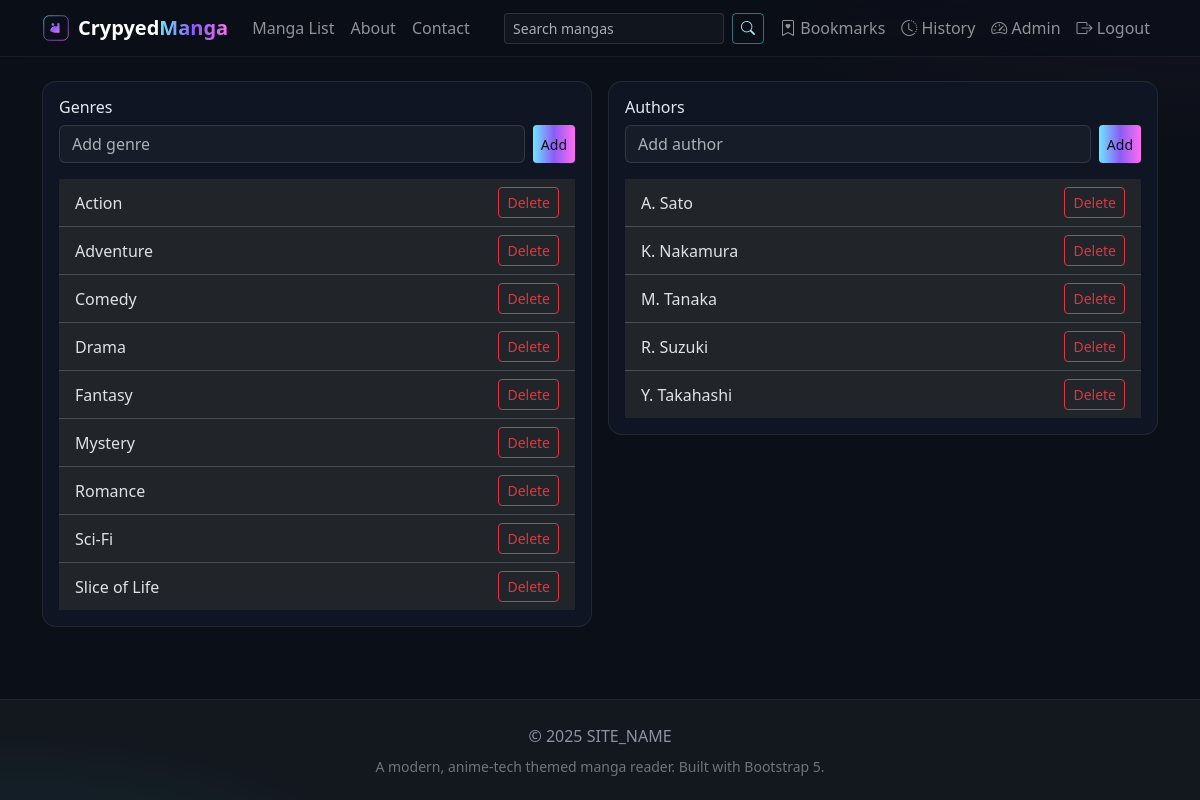
Page /admin/genres.php (signed in) on the committed database.
### tables this page shows
CREATE TABLE IF NOT EXISTS genres (
    id INT AUTO_INCREMENT PRIMARY KEY,
    name VARCHAR(100) NOT NULL UNIQUE
);

CREATE TABLE IF NOT EXISTS authors (
    id INT AUTO_INCREMENT PRIMARY KEY,
    name VARCHAR(255) NOT NULL UNIQUE,
    bio TEXT NULL,
    created_at TIMESTAMP NOT NULL DEFAULT CURRENT_TIMESTAMP
);

### includes/db.php (called while the page is built, shortened)
<?php
function getPDO(): PDO {
    static $pdo = null;
    if ($pdo instanceof PDO) {
        return $pdo;
    }
    $dsn = 'mysql:host=' . DB_HOST . ';dbname=' . DB_NAME . ';charset=utf8mb4';
    $options = [
        PDO::ATTR_ERRMODE => PDO::ERRMODE_EXCEPTION,
        PDO::ATTR_DEFAULT_FETCH_MODE => PDO::FETCH_ASSOC,
        PDO::ATTR_EMULATE_PREPARES => false,
    ];
    try {
        $pdo = new PDO($dsn, DB_USER, DB_PASS, $options);
    } catch (PDOException $e) {
        http_response_code(500);
        echo 'Database connection failed: ' . htmlspecialchars($e->getMessage());
        exit;
    }
    return $pdo;
}
function db_query(string $sql, array $params = []): PDOStatement {
    $stmt = getPDO()->prepare($sql);
    $stmt->execute($params);
    return $stmt;
}
?>

### includes/functions.php (called while the page is built, shortened)
<?php
function e(?string $str): string {
    return htmlspecialchars($str ?? '', ENT_QUOTES | ENT_SUBSTITUTE, 'UTF-8');
}
function csrf_token(): string {
    return $_SESSION['csrf'];
}
?>

### admin/genres.php (the view, shortened to what this page needs)
<?php
require_once __DIR__ . '/../includes/header.php';
require_once __DIR__ . '/../includes/db.php';
$genres = db_query('SELECT * FROM genres ORDER BY name')->fetchAll();
$authors = db_query('SELECT * FROM authors ORDER BY name')->fetchAll();
?>
<div class="row g-3">
  <div class="col-12 col-lg-6">
    <div class="cm-card p-3">
      <h1 class="h6">Genres</h1>
      <form class="d-flex gap-2 mb-3" method="post">
        <input class="form-control" name="new_genre" placeholder="Add genre">
        <button class="btn btn-gradient btn-sm" type="submit">Add</button>
      </form>
      <ul class="list-group list-group-flush">
        <?php foreach ($genres as $g): ?>
          <li class="list-group-item d-flex justify-content-between align-items-center">
            <span><?php echo e($g['name']); ?></span>
            <a class="btn btn-sm btn-outline-danger" href="?del_genre=<?php echo (int)$g['id']; ?>&csrf=<?php echo e(csrf_token()); ?>" onclick="return confirm('Delete this genre?')">Delete</a>
          </li>
        <?php endforeach; ?>
      </ul>
    </div>
  </div>
  <div class="col-12 col-lg-6">
    <div class="cm-card p-3">
      <h1 class="h6">Authors</h1>
      <form class="d-flex gap-2 mb-3" method="post">
        <input class="form-control" name="new_author" placeholder="Add author">
        <button class="btn btn-gradient btn-sm" type="submit">Add</button>
      </form>
      <ul class="list-group list-group-flush">
        <?php foreach ($authors as $a): ?>
          <li class="list-group-item d-flex justify-content-between align-items-center">
            <span><?php echo e($a['name']); ?></span>
            <a class="btn btn-sm btn-outline-danger" href="?del_author=<?php echo (int)$a['id']; ?>&csrf=<?php echo e(csrf_token()); ?>" onclick="return confirm('Delete this author?')">Delete</a>
          </li>
        <?php endforeach; ?>
      </ul>
    </div>
  </div>
</div>
<?php require_once __DIR__ . '/../includes/footer.php'; ?>

### assets/css/style.css (style rules this page uses)
:root { --cm-bg: #0b0f17; --cm-surface: #0f1522; --cm-text: #e5e9f0; --cm-muted: #8a93a6; --cm-primary: #6ee7ff; --cm-accent: #ff6df0; --cm-gradient: linear-gradient(90deg, #6ee7ff, #8b5cf6, #ff6df0); }
html, body { background: var(--cm-bg); color: var(--cm-text); }
.cm-body { background: radial-gradient(1000px 500px at 100% -20%, rgba(142,68,173,0.15), transparent 60%), radial-gradient(800px 400px at 0% 120%, rgba(0,255,255,0.12), transparent 60%), var(--cm-bg); }
.cm-card { background: var(--cm-surface); border: 1px solid rgba(255,255,255,0.08); border-radius: 14px; overflow: hidden; transition: transform .2s ease, box-shadow .2s ease, border-color .2s ease; }
.btn-gradient { color: #0c0f16; background: var(--cm-gradient); border: none; }
.form-control, .form-select { background: rgba(255,255,255,0.03); color: var(--cm-text); border: 1px solid rgba(255,255,255,0.12); }

### rows in the picture
genres: name "Action"
genres: name "Adventure"
genres: name "Comedy"
genres: name "Drama"
genres: name "Fantasy"
genres: name "Mystery"
genres: name "Romance"
genres: name "Sci-Fi"
genres: name "Slice of Life"
authors: name "A. Sato"
authors: name "K. Nakamura"
authors: name "M. Tanaka"
authors: name "R. Suzuki"
authors: name "Y. Takahashi"

### other values in the picture
SITE_NAME "SITE_NAME"
